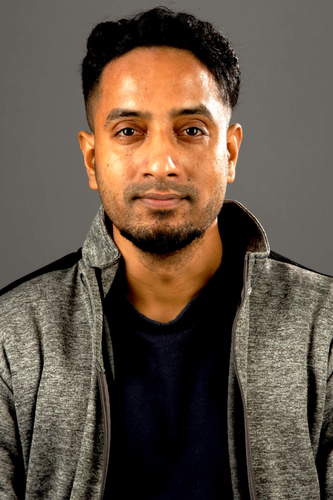
#> input picture opencv-getting-setting/sad64.jpg, 333 x 500 px
$ python opencv_getting_setting.py
#> lines starting #> are read from the running program, lines starting #| are printed output that depends on the picture; after the words box and inside, x2 and y2 are one past the last pixel; in counts of white or black regions, pixels touching at a corner belong together
# USAGE
# python opencv_getting_setting.py

# import the necessary packages
import argparse
import cv2

# construct the argument parser and parse the arguments
ap = argparse.ArgumentParser()
ap.add_argument("-i", "--image", type=str, default="sad64.jpg",
	help="path to the input image")
args = vars(ap.parse_args())

# load the image, grab its spatial dimensions (width and height),
# and then display the original image to our screen
image = cv2.imread(args["image"])
#> image is the input picture: shape (500, 333, 3); mean B, G, R 69.5, 83.2, 98.1
(h, w) = image.shape[:2]
#> h = 500; w = 333
cv2.imshow("Original", image)

# images are simply NumPy arrays -- with the origin (0, 0) located at
# the top-left of the image
(b, g, r) = image[0, 0]
#> b = 87; g = 92; r = 95
print("Pixel at (0, 0) - Red: {}, Green: {}, Blue: {}".format(r, g, b))
#| Pixel at (0, 0) - Red: 95, Green: 92, Blue: 87

# access the pixel located at x=50, y=20
(b, g, r) = image[20, 50]
#> b = 91; g = 100; r = 103
print("Pixel at (50, 20) - Red: {}, Green: {}, Blue: {}".format(r, g, b))
#| Pixel at (50, 20) - Red: 103, Green: 100, Blue: 91

# update the pixel at (50, 20) and set it to red
image[20, 50] = (0, 0, 255)
#> image: shape (500, 333, 3); under 0.01% of pixels changed, all inside (x1, y1, x2, y2) = (50, 20, 51, 21)
(b, g, r) = image[20, 50]
#> b = 0; g = 0; r = 255
print("Pixel at (50, 20) - Red: {}, Green: {}, Blue: {}".format(r, g, b))
#| Pixel at (50, 20) - Red: 255, Green: 0, Blue: 0

# compute the center of the image, which is simply the width and height
# divided by two
(cX, cY) = (w // 2, h // 2)
#> cX = 166; cY = 250

# since we are using NumPy arrays, we can apply array slicing to grab
# large chunks/regions of interest from the image -- here we grab the
# top-left corner of the image
tl = image[0:cY, 0:cX]
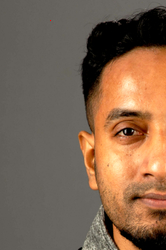
#> tl: shape (250, 166, 3); mean B, G, R 81.2, 101.2, 126.8
cv2.imshow("Top-Left Corner", tl)

# in a similar fashion, we can crop the top-right, bottom-right, and
# bottom-left corners of the image and then display them to our
# screen
tr = image[0:cY, cX:w]
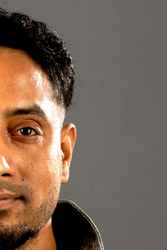
#> tr: shape (250, 167, 3); mean B, G, R 85.3, 100.4, 120
br = image[cY:h, cX:w]
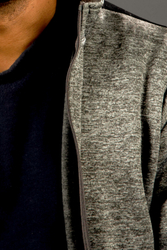
#> br: shape (250, 167, 3); mean B, G, R 53.8, 63.4, 70.7
bl = image[cY:h, 0:cX]
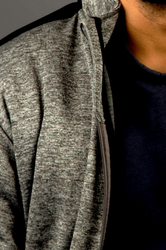
#> bl: shape (250, 166, 3); mean B, G, R 57.8, 67.7, 74.8
cv2.imshow("Top-Right Corner", tr)
cv2.imshow("Bottom-Right Corner", br)
cv2.imshow("Bottom-Left Corner", bl)

# set the top-left corner of the original image to be green
image[0:cY, 0:cX] = (0, 255, 0)
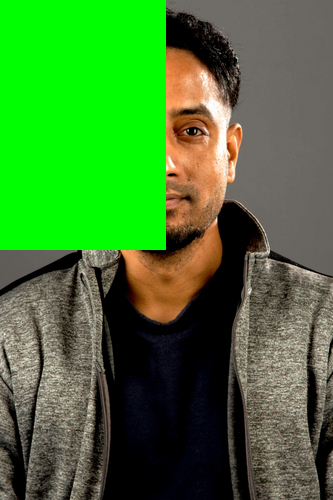
#> image: shape (500, 333, 3); mean B, G, R 49.3, 121.5, 66.5

# Show our updated image
cv2.imshow("Updated", image)
cv2.waitKey(0)
